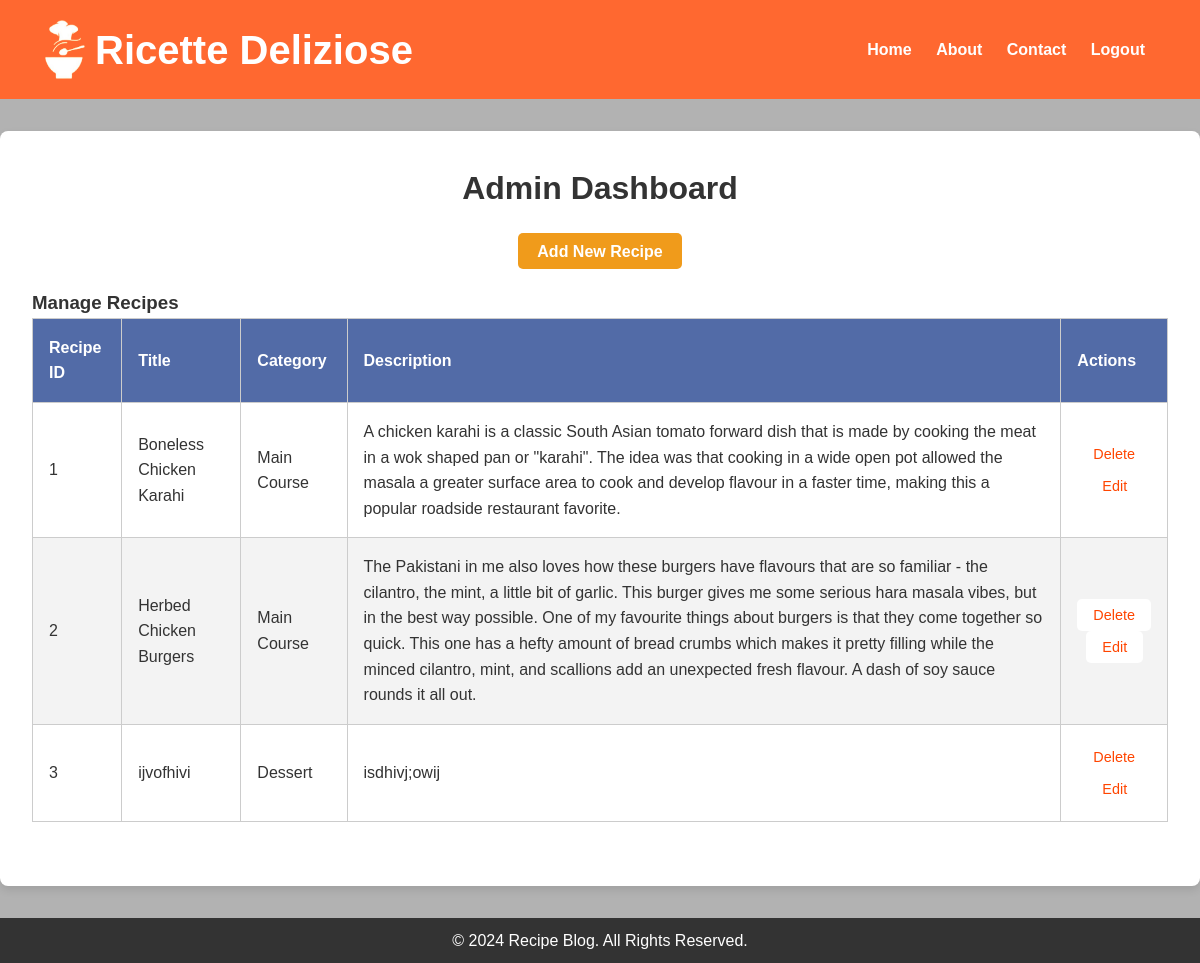
Page /admin (signed in) on the earlier database version.
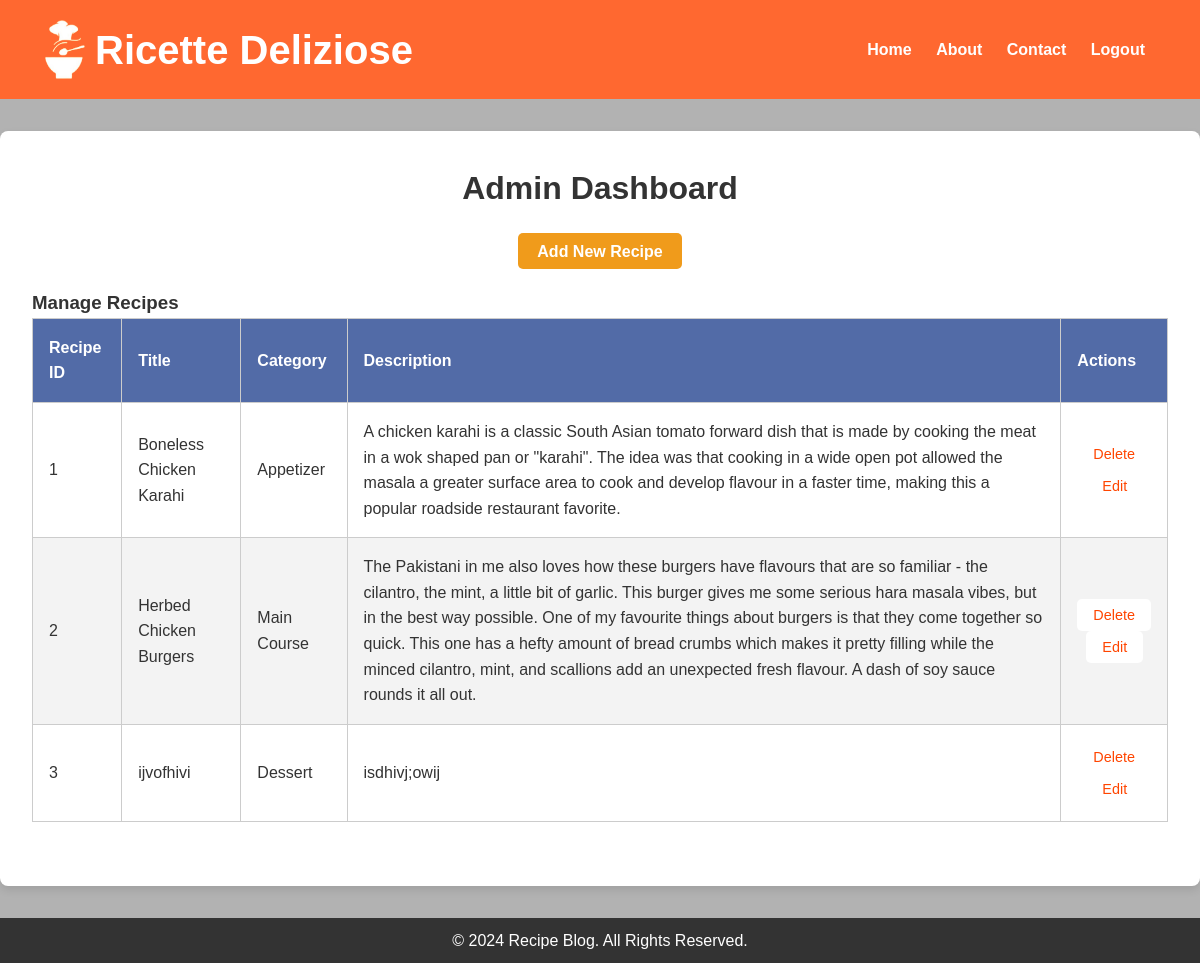
Same page on the later database version.
### model.py (models this page shows, shortened)
class Recipe(db.Model):
    id = db.Column(db.Integer, primary_key=True)
    title = db.Column(db.String(100), nullable=False)
    description = db.Column(db.Text, nullable=False)
    instructions = db.Column(db.Text, nullable=False)
    image = db.Column(db.String(100), nullable=True)
    created_at = db.Column(db.DateTime, default=datetime.utcnow)
    category_id = db.Column(db.Integer, db.ForeignKey('category.id'), nullable=False)
    ingredients = db.relationship('Ingredient', secondary=recipe_ingredient, backref='recipes')
    category = db.relationship('Category', backref=db.backref('recipes', lazy=True))

class Category(db.Model):
    __tablename__ = 'category'
    id = db.Column(db.Integer, primary_key=True)
    name = db.Column(db.String(50), unique=True, nullable=False)
    def __repr__(self):
        return f'{self.name}'

### app.py (the view, shortened to what this page needs)
@app.route('/admin', methods=['GET', 'POST'])
def admin_dashboard():
    if 'user_id' not in session:
        flash('Please login to access the admin dashboard.', 'warning')
        return redirect(url_for('login'))
    user = user_repository.get_user_by_id(session['user_id'])
    if not user.is_admin:
        flash('Access denied! Admins only.', 'danger')
        return redirect(url_for('home'))
    recipes = recipe_repository.get_all_recipes()
    return render_template('admin_dashboard.html', recipes=recipes)

### app.py (called while the page is built)
@app.before_request
def init_categories():
    if Category.query.count() == 0:  # Only add if the category table is empty
        category1 = Category(name="Appetizer")
        category2 = Category(name="Main Course")
        category3 = Category(name="Dessert")
        category4 = Category(name="Drinks")
        db.session.add_all([category1, category2, category3, category4])
        db.session.commit()
        print("Categories added to the database.")

### repositories.py (called while the page is built)
    def get_all_recipes(self):
        return Recipe.query.all()

    def get_user_by_id(self, user_id):
        return User.query.get(user_id)

### templates/admin_dashboard.html (shortened to what this page needs)
<!DOCTYPE html>
<html lang="en">
<head>
    <link rel="stylesheet" href="{{ url_for('static', filename='css/admin_dashboard.css') }}">
</head>
<body>
<header>
    <div class="container">
        <div class="logo-title">
            <img src="{{ url_for('static', filename='images/logo.png') }}" alt="Logo" class="logo" width="40"
                height="59">
            <h1>Ricette Deliziose</h1>
        </div>
        <nav>
            <a href="{{ url_for('home') }}">Home</a>
            <a href="{{ url_for('about') }}">About</a>
            <a href="{{ url_for('contact') }}">Contact</a>
            <a href="{{ url_for('logout') }}">Logout</a>
        </nav>
    </div>
</header>
<main class="dashboard-container">
    <h2>Admin Dashboard</h2>
    <section class="admin-actions">
        <a href="{{ url_for('add_recipe') }}" class="btn">Add New Recipe</a>
    </section>
    <section class="manage-recipes">
        <h3>Manage Recipes</h3>
        <table>
            <thead>
                <tr>
                    <th>Recipe ID</th>
                    <th>Title</th>
                    <th>Category</th>
                    <th>Description</th>
                    <th>Actions</th>
                </tr>
            </thead>
            <tbody>
                {% for recipe in recipes %}
                <tr>
                    <td>{{ recipe.id }}</td>
                    <td>{{ recipe.title }}</td>
                    <td>{{ recipe.category }}</td>
                    <td>{{ recipe.description }}</td>
                    <td>
                        <form method="POST" action="{{ url_for('admin_dashboard') }}">
                            <button type="submit" name="action" value="delete" class="btn-delete">Delete</button>
                            <button type="submit" name="action" value="edit" class="btn-edit">Edit</button>
                        </form>
                    </td>
                </tr>
                {% endfor %}
            </tbody>
        </table>
    </section>
</main>
<footer>
    <div class="container">
        <p>&copy; 2024 Recipe Blog. All Rights Reserved.</p>
    </div>
</footer>
</body>
</html>

Differences in the rows shown:
changed Recipe "Boneless Chicken Karahi": category "Main Course" → "Appetizer"
